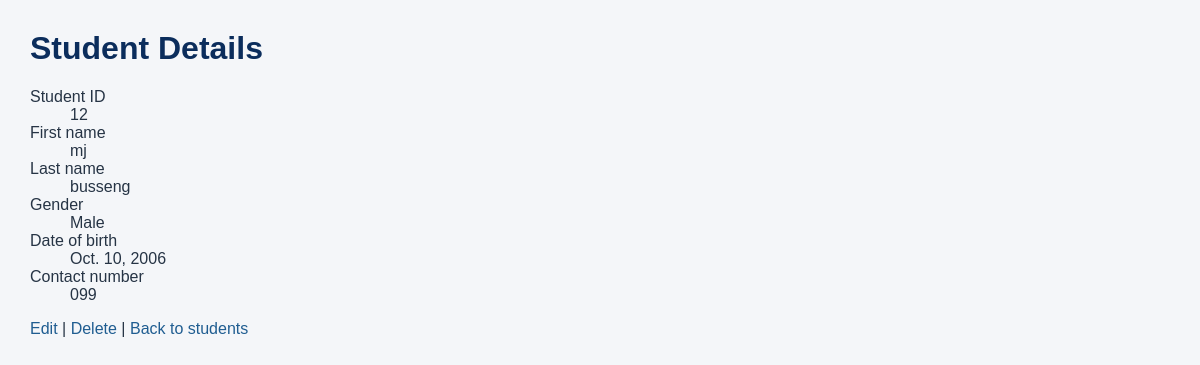
The app's page /registration/students/1/, older data.
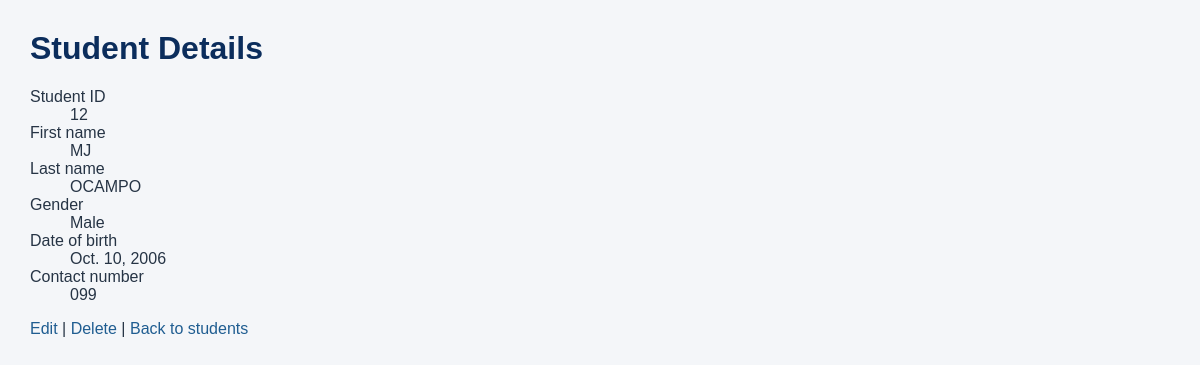
The same page, newer data.
### registration/models.py (models this page shows, shortened)
class Student(models.Model):
    GENDER_CHOICES = [
        ('Male','Male'),
        ('Female','Female'),
    ]
    student_id=models.CharField(
        max_length=20,
        unique=True)
    first_name=models.CharField(
        max_length=100)
    last_name=models.CharField(
        max_length=100)
    gender=models.CharField(
        max_length=10,
        choices=GENDER_CHOICES)
    date_of_birth=models.DateField()
    contact_number=models.CharField(
        max_length=20)

### registration/views.py (the view)
# urls.py: path('students/<int:pk>/', views.student_detail, name='student_detail'),
def student_detail(request, pk):
    student = get_object_or_404(Student, pk=pk)
    return render(request, 'registration/student.detail.html', {'student': student})

### registration/templates/registration/student.detail.html (shortened to what this page needs)
<!DOCTYPE html>
<html>
<head>
    {% load static %}
    <link rel="stylesheet" href="{% static 'registration/style.css' %}">
</head>
<body>
    <h1>Student Details</h1>
    <dl>
        <dt>Student ID</dt><dd>{{ student.student_id }}</dd>
        <dt>First name</dt><dd>{{ student.first_name }}</dd>
        <dt>Last name</dt><dd>{{ student.last_name }}</dd>
        <dt>Gender</dt><dd>{{ student.gender }}</dd>
        <dt>Date of birth</dt><dd>{{ student.date_of_birth }}</dd>
        <dt>Contact number</dt><dd>{{ student.contact_number }}</dd>
    </dl>
    <p>
        <a href="{% url 'student_update' student.pk %}">Edit</a> |
        <a href="{% url 'student_delete' student.pk %}">Delete</a> |
        <a href="{% url 'student_list' %}">Back to students</a>
    </p>
</body>
</html>

Row changes from the older to the newer data that the page shows:
changed Student "Male": first_name "mj" → "MJ"; last_name "busseng" → "OCAMPO"
